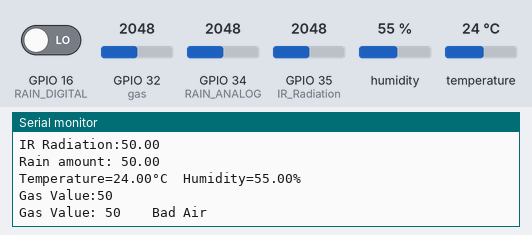
The sketch below on a simulated ESP32. On the bench: the last lines printed to the serial monitor. The test bench sets the inputs (shaded band); at power-on: GPIO 32 (gas) = 2048, GPIO 16 (RAIN_DIGITAL) LOW, GPIO 34 (RAIN_ANALOG) = 2048, GPIO 35 (IR_Radiation) = 2048, humidity 55 %, temperature 24 °C (analog values on the 0–4095 scale). WiFi joins after 1.5 s; servers stay silent unless stated.

Above: at 3.0 s.
3.1 s: GPIO 32 (gas) set to 696
At 3.77 s:
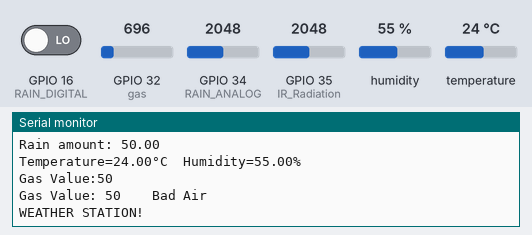
5.5 s: GPIO 32 (gas) set to 655
At 5.97 s:
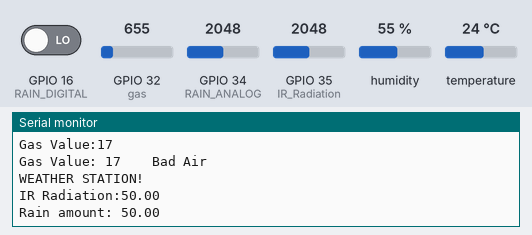
Timing chart, 0 to 8.5 s (numbered marks = the images above; inputs shaded):
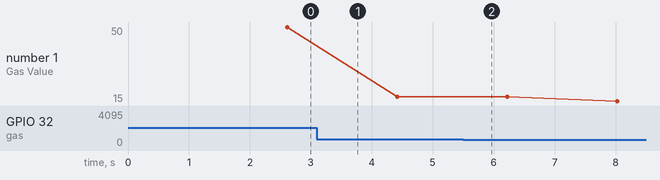

Measured:
- the behaviour switches between 656 and 655 on GPIO 32 (gas) (found by bisection; images 1 and 2)
- plotted number 1: 50 → 17 after the input at 3.1 s, 17 → 15 after the input at 5.5 s

The sketch:

Blynk-IOT-Weather-Station.ino
```cpp
#define BLYNK_PRINT Serial

#define BLYNK_TEMPLATE_ID "TMPL3K8MSt9_q"
#define BLYNK_TEMPLATE_NAME "weather station"
#define BLYNK_AUTH_TOKEN "Jne4EHcNoo9nuUjolcH1IoJFdy4Hf6F4"

#include <DHT.h>
#include <Wire.h>
#include <WiFiClient.h>
#include <Arduino.h>
#include <BlynkSimpleEsp32.h>


//Define the pin
int gas = 32;
int sensorThreshold = 100;
#define RAIN_ANALOG 34
#define RAIN_DIGITAL 16
#define DHTPIN 33
#define DHTTYPE DHT22

DHT dht(DHTPIN, DHTTYPE);

//Replace with your Blynk Auth Token
char auth[] ="YourAuthToken";

// Replace with your WiFi credentials
char ssid[] = "YourNetworkName";
char pass[] = "YourPassword";

void sendSensor(){
        int analogSensor = analogRead(gas);
  Blynk.virtualWrite(V2, analogSensor);
  Serial.print("Gas Value: ");
    Serial.println(analogSensor);
}


void setup() {

   Serial.begin(115200);
   Serial.print("Connecting to WiFi.");
   dht.begin();

   WiFi.begin(ssid, pass , 6);
   while (WiFi.status() != WL_CONNECTED) {
    delay(500);
    Serial.print(".");
   }
   Serial.println("WiFi connected");
   Blynk.begin(auth , ssid , pass);

   Wire.begin();
   Serial.begin(115200);

    // put your setup code here, to run once:like input output and pin

   pinMode(RAIN_ANALOG, INPUT);
   pinMode(RAIN_DIGITAL, INPUT);
   analogReadResolution(10);
   Serial.begin(115200);

   pinMode(gas, INPUT);       //Air Quality
   pinMode(35, INPUT);        //IR Radiation
   analogReadResolution(10);

}


void loop() {
  //Gas sensor

  int gasValue = analogRead(gas);
  gasValue=map(gasValue , 0 , 1023 , 0 , 100);

  Serial.println("\nWEATHER STATION!\n");
  delay(200);

  //LDR sensor

  float LDR=analogRead(35);
  LDR=map(LDR , 0 , 1015 , 100 , 0);

  Serial.print("IR Radiation:");
  Serial.println(LDR);

  delay(200);


  //rain sensor

  float r_a=analogRead(RAIN_ANALOG);
  boolean r_d=digitalRead(RAIN_DIGITAL);

  r_a=map(r_a , 0 , 1023 , 100 ,0);

  Serial.print("Rain amount: ");
  Serial.println(r_a);
  if (r_d>=10)
    Serial.println("It's raining!");
  delay(200);

  // DHT22

  float humidity = dht.readHumidity();
  float temperature = dht.readTemperature();

  if (isnan(humidity) || isnan(temperature)) {
    Serial.println("Failed to read from DHT sensor!");
  } else {

    Serial.print("\n");
    Serial.print("Temperature="+String(temperature)+"°C");
    Serial.print("\t");
    Serial.print("Humidity="+String(humidity)+"%");

    //Blynk iot

    Blynk.virtualWrite(V0, temperature);
    Blynk.virtualWrite(V1, humidity);
    Blynk.virtualWrite(V2, r_a);
    Blynk.virtualWrite(V4, LDR);
    Blynk.virtualWrite(V3, gasValue);

  }

  delay(200);

 Serial.print("\nGas Value:");
 Serial.print(gasValue);
  if(gasValue<15)
  {

    Serial.print("\nGas Value: ");
    Serial.print(gasValue);
    Serial.println("\t\tFresh Air");
    delay(1000);

  }
  else if(gasValue>15)
  {

    Serial.print("\nGas Value: ");
    Serial.print(gasValue);

    Serial.println("\t\tBad Air");
    delay(1000);

  }

   if(gasValue > 75){
    //Blynk.email("Your_emailaddress", "Alert", "Bad Air!");
    Blynk.logEvent("pollution_alert","Bad Air");
  }
}
```
